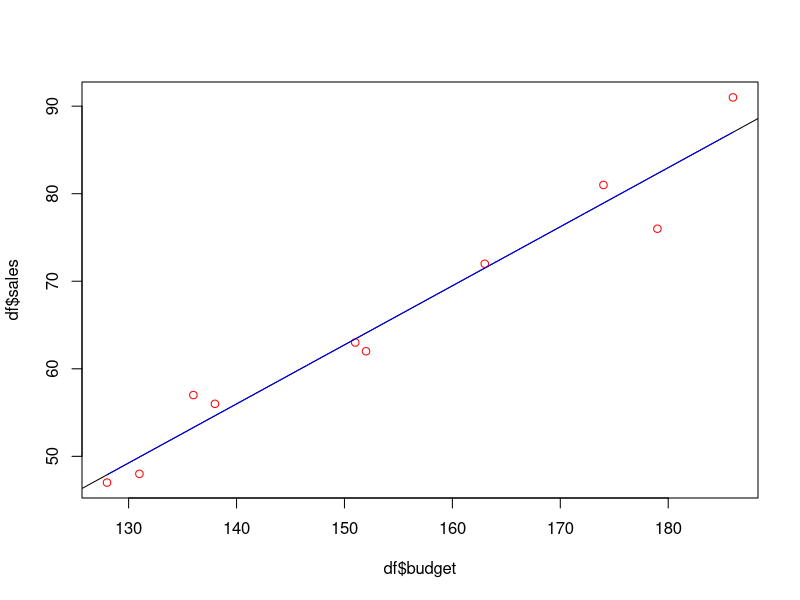
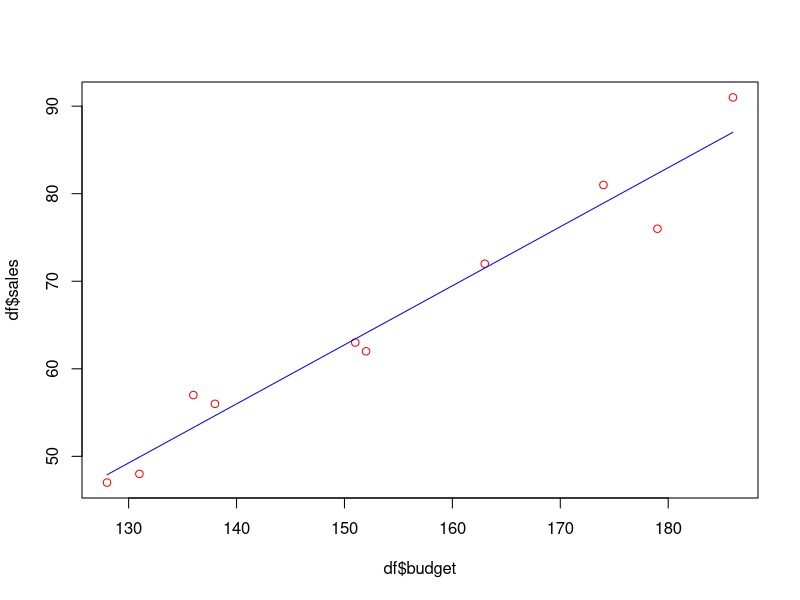

Write R code to recreate these figures, in order.
#df <- read.csv('q4.csv')
df
df <- data.frame(budget=c(151, 174, 138, 186, 128, 136, 179, 163, 152, 131),
                 sales=c(63, 81, 56, 91, 47, 57, 76, 72, 62, 48))

#new <- data.frame(budget = c(4000,4500,5000,5500,6000,6500,10000,2000))
#using inbuilt
linear_model = lm(sales~budget, data=df)
print(summary(linear_model))
new = data.frame(budget = df$budget)
prediction = predict(linear_model, new)
prediction
plot(df$budget, df$sales, col="red", abline(lm(df$sales~df$budget)))
lines(df$budget, prediction, col="blue")

#manually
x_bar <- mean(df$budget)
y_bar <- mean(df$sales)

m1 <- sum((df$budget - x_bar)*(df$sales - y_bar))/sum((df$budget - x_bar)**2)
m0 <- y_bar - m1*x_bar

new_pred = m0 + m1*df$budget
plot(df$budget, df$sales, col="red")
lines(df$budget, new_pred, col="blue")

